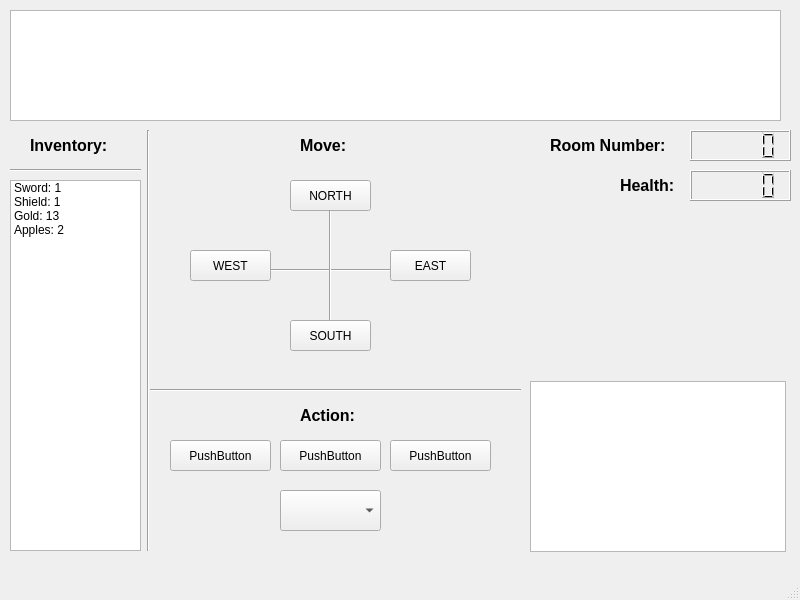
<?xml version="1.0" encoding="UTF-8"?>
<ui version="4.0">
 <class>MainWindow</class>
 <widget class="QMainWindow" name="MainWindow">
  <property name="geometry">
   <rect>
    <x>0</x>
    <y>0</y>
    <width>800</width>
    <height>600</height>
   </rect>
  </property>
  <property name="windowTitle">
   <string>MainWindow</string>
  </property>
  <widget class="QWidget" name="centralwidget">
   <widget class="QLabel" name="label">
    <property name="geometry">
     <rect>
      <x>550</x>
      <y>130</y>
      <width>131</width>
      <height>31</height>
     </rect>
    </property>
    <property name="font">
     <font>
      <pointsize>12</pointsize>
      <weight>75</weight>
      <bold>true</bold>
     </font>
    </property>
    <property name="text">
     <string>Room Number:</string>
    </property>
   </widget>
   <widget class="QLCDNumber" name="lcdNumber">
    <property name="geometry">
     <rect>
      <x>690</x>
      <y>130</y>
      <width>101</width>
      <height>31</height>
     </rect>
    </property>
   </widget>
   <widget class="QLabel" name="label_2">
    <property name="geometry">
     <rect>
      <x>620</x>
      <y>170</y>
      <width>61</width>
      <height>31</height>
     </rect>
    </property>
    <property name="font">
     <font>
      <pointsize>12</pointsize>
      <weight>75</weight>
      <bold>true</bold>
     </font>
    </property>
    <property name="text">
     <string>Health:</string>
    </property>
   </widget>
   <widget class="QLCDNumber" name="lcdNumber_2">
    <property name="geometry">
     <rect>
      <x>690</x>
      <y>170</y>
      <width>101</width>
      <height>31</height>
     </rect>
    </property>
   </widget>
   <widget class="QLabel" name="label_3">
    <property name="geometry">
     <rect>
      <x>30</x>
      <y>130</y>
      <width>91</width>
      <height>31</height>
     </rect>
    </property>
    <property name="font">
     <font>
      <pointsize>12</pointsize>
      <weight>75</weight>
      <bold>true</bold>
     </font>
    </property>
    <property name="text">
     <string>Inventory:</string>
    </property>
   </widget>
   <widget class="Line" name="line">
    <property name="geometry">
     <rect>
      <x>140</x>
      <y>130</y>
      <width>16</width>
      <height>421</height>
     </rect>
    </property>
    <property name="orientation">
     <enum>Qt::Vertical</enum>
    </property>
   </widget>
   <widget class="QPushButton" name="North">
    <property name="geometry">
     <rect>
      <x>290</x>
      <y>180</y>
      <width>81</width>
      <height>31</height>
     </rect>
    </property>
    <property name="text">
     <string>NORTH</string>
    </property>
   </widget>
   <widget class="Line" name="line_2">
    <property name="geometry">
     <rect>
      <x>270</x>
      <y>260</y>
      <width>121</width>
      <height>20</height>
     </rect>
    </property>
    <property name="orientation">
     <enum>Qt::Horizontal</enum>
    </property>
   </widget>
   <widget class="Line" name="line_3">
    <property name="geometry">
     <rect>
      <x>320</x>
      <y>210</y>
      <width>20</width>
      <height>111</height>
     </rect>
    </property>
    <property name="orientation">
     <enum>Qt::Vertical</enum>
    </property>
   </widget>
   <widget class="QPushButton" name="West">
    <property name="geometry">
     <rect>
      <x>190</x>
      <y>250</y>
      <width>81</width>
      <height>31</height>
     </rect>
    </property>
    <property name="text">
     <string>WEST</string>
    </property>
   </widget>
   <widget class="QPushButton" name="East">
    <property name="geometry">
     <rect>
      <x>390</x>
      <y>250</y>
      <width>81</width>
      <height>31</height>
     </rect>
    </property>
    <property name="text">
     <string>EAST</string>
    </property>
   </widget>
   <widget class="QPushButton" name="South">
    <property name="geometry">
     <rect>
      <x>290</x>
      <y>320</y>
      <width>81</width>
      <height>31</height>
     </rect>
    </property>
    <property name="text">
     <string>SOUTH</string>
    </property>
   </widget>
   <widget class="QPushButton" name="pushButton_5">
    <property name="geometry">
     <rect>
      <x>170</x>
      <y>440</y>
      <width>101</width>
      <height>31</height>
     </rect>
    </property>
    <property name="text">
     <string>PushButton</string>
    </property>
   </widget>
   <widget class="QPushButton" name="pushButton_6">
    <property name="geometry">
     <rect>
      <x>280</x>
      <y>440</y>
      <width>101</width>
      <height>31</height>
     </rect>
    </property>
    <property name="text">
     <string>PushButton</string>
    </property>
   </widget>
   <widget class="QPushButton" name="pushButton_7">
    <property name="geometry">
     <rect>
      <x>390</x>
      <y>440</y>
      <width>101</width>
      <height>31</height>
     </rect>
    </property>
    <property name="text">
     <string>PushButton</string>
    </property>
   </widget>
   <widget class="QComboBox" name="comboBox">
    <property name="geometry">
     <rect>
      <x>280</x>
      <y>490</y>
      <width>101</width>
      <height>41</height>
     </rect>
    </property>
   </widget>
   <widget class="QLabel" name="label_4">
    <property name="geometry">
     <rect>
      <x>300</x>
      <y>130</y>
      <width>61</width>
      <height>31</height>
     </rect>
    </property>
    <property name="font">
     <font>
      <pointsize>12</pointsize>
      <weight>75</weight>
      <bold>true</bold>
     </font>
    </property>
    <property name="text">
     <string>Move:</string>
    </property>
   </widget>
   <widget class="Line" name="line_4">
    <property name="geometry">
     <rect>
      <x>150</x>
      <y>380</y>
      <width>371</width>
      <height>20</height>
     </rect>
    </property>
    <property name="orientation">
     <enum>Qt::Horizontal</enum>
    </property>
   </widget>
   <widget class="QLabel" name="label_5">
    <property name="geometry">
     <rect>
      <x>300</x>
      <y>400</y>
      <width>61</width>
      <height>31</height>
     </rect>
    </property>
    <property name="font">
     <font>
      <pointsize>12</pointsize>
      <weight>75</weight>
      <bold>true</bold>
     </font>
    </property>
    <property name="text">
     <string>Action:</string>
    </property>
   </widget>
   <widget class="Line" name="line_5">
    <property name="geometry">
     <rect>
      <x>10</x>
      <y>160</y>
      <width>131</width>
      <height>20</height>
     </rect>
    </property>
    <property name="orientation">
     <enum>Qt::Horizontal</enum>
    </property>
   </widget>
   <widget class="QGraphicsView" name="graphicsView">
    <property name="geometry">
     <rect>
      <x>530</x>
      <y>381</y>
      <width>256</width>
      <height>171</height>
     </rect>
    </property>
   </widget>
   <widget class="QListWidget" name="listWidget">
    <property name="geometry">
     <rect>
      <x>10</x>
      <y>180</y>
      <width>131</width>
      <height>371</height>
     </rect>
    </property>
    <item>
     <property name="text">
      <string>Sword: 1</string>
     </property>
    </item>
    <item>
     <property name="text">
      <string>Shield: 1</string>
     </property>
    </item>
    <item>
     <property name="text">
      <string>Gold: 13</string>
     </property>
    </item>
    <item>
     <property name="text">
      <string>Apples: 2</string>
     </property>
    </item>
   </widget>
   <widget class="QTextBrowser" name="outputbox">
    <property name="geometry">
     <rect>
      <x>10</x>
      <y>10</y>
      <width>771</width>
      <height>111</height>
     </rect>
    </property>
   </widget>
  </widget>
  <widget class="QMenuBar" name="menubar">
   <property name="geometry">
    <rect>
     <x>0</x>
     <y>0</y>
     <width>800</width>
     <height>20</height>
    </rect>
   </property>
  </widget>
  <widget class="QStatusBar" name="statusbar"/>
 </widget>
 <resources/>
 <connections/>
</ui>
